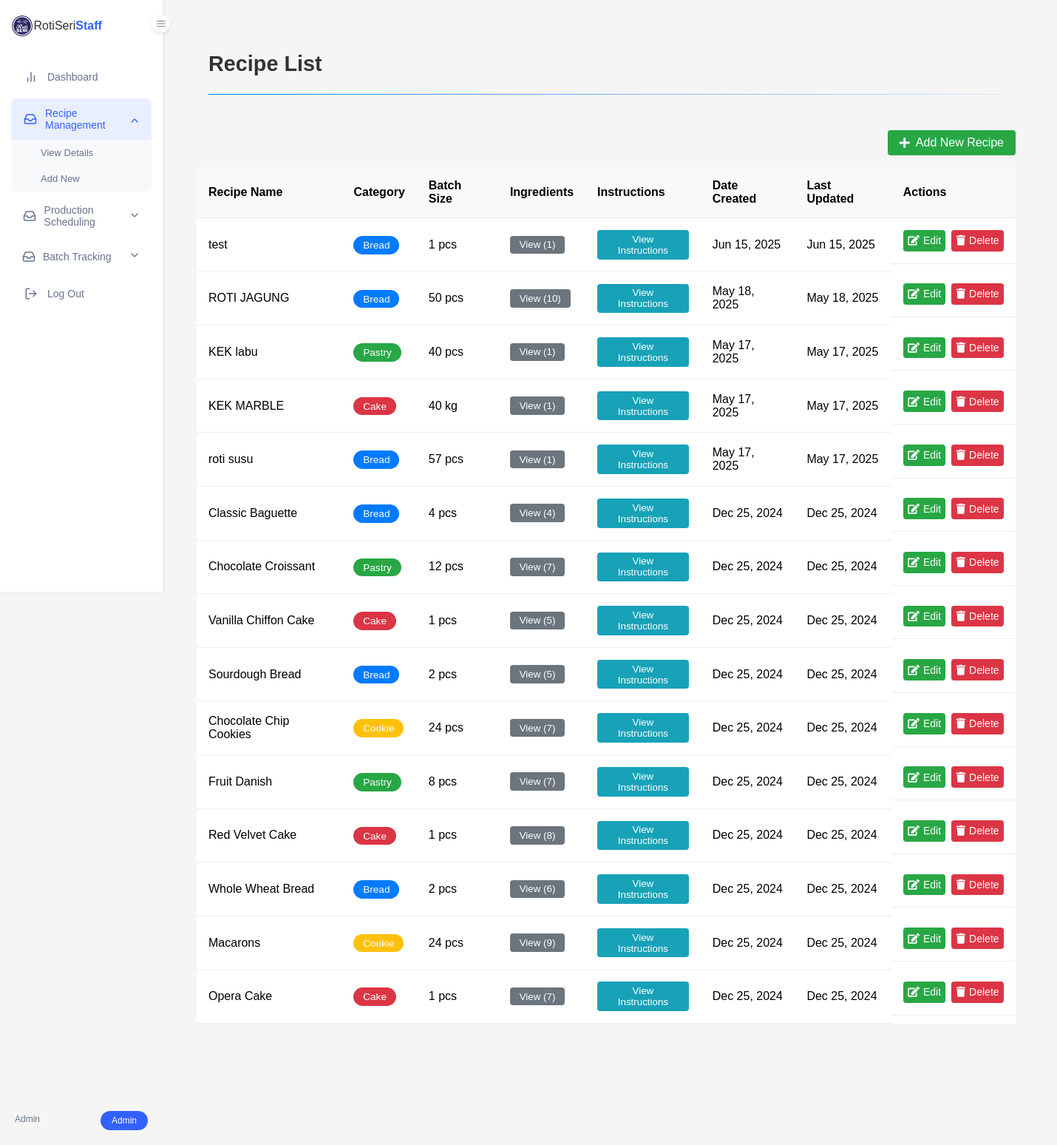
Screenshot of /rotiseriproduction/view_recipes.php (signed in) with the database file from the repository.
### tables this page shows
CREATE TABLE `tbl_recipe` (
  `recipe_id` int(6) NOT NULL,
  `recipe_name` varchar(100) NOT NULL,
  `recipe_category` varchar(100) NOT NULL,
  `recipe_batchSize` int(6) NOT NULL,
  `recipe_unitOfMeasure` varchar(50) NOT NULL,
  `recipe_instructions` text NOT NULL,
  `recipe_dateCreated` timestamp NOT NULL DEFAULT current_timestamp(),
  `recipe_dateUpdated` timestamp NOT NULL DEFAULT current_timestamp() ON UPDATE current_timestamp(),
  `image_path` varchar(255) DEFAULT NULL
);

### rotiseriproduction/view_recipes.php (the view, shortened to what this page needs)
<?php
require_once 'config/db_connection.php';
try {
    $stmt = $conn->prepare("SELECT * FROM tbl_recipe ORDER BY recipe_dateCreated DESC");
    $stmt->execute();
    $recipes = $stmt->fetchAll(PDO::FETCH_ASSOC);
    $recipe_ingredients = [];
    $stmt = $conn->prepare("SELECT * FROM tbl_ingredients WHERE recipe_id = ?");
    foreach ($recipes as $recipe) {
        $stmt->execute([$recipe['recipe_id']]);
        $recipe_ingredients[$recipe['recipe_id']] = $stmt->fetchAll(PDO::FETCH_ASSOC);
    }
} catch(PDOException $e) {
    $error_message = "Error: " . $e->getMessage();
}
?>
<!DOCTYPE html>
<html lang="en">
<head>
    <link rel="stylesheet" href="css/style.css">
    <link rel="stylesheet" href="css/dashboard.css">
    <link rel="stylesheet" href="css/view_recipes.css">
    <link rel="stylesheet" href="https://cdnjs.cloudflare.com/ajax/libs/font-awesome/5.15.4/css/all.min.css">
</head>
<body>
    <?php include 'includes/dashboard_navigation.php'; ?>
    <main class="main-content">
        <div class="page-header">
            <h1>Recipe List</h1>
            <div class="divider"></div>
        </div>
        <div class="recipes-container">
            <?php if (isset($error_message)): ?>
                <div class="alert error"><?php echo $error_message; ?></div>
            <?php else: ?>
                <?php if ($_SESSION['user_role'] !== 'Baker'): ?>
                    <div class="table-actions">
                    <a href="add_recipe.php" class="add-btn">
                        <i class="fas fa-plus"></i> Add New Recipe
                    </a>
                </div>
                <?php endif; ?>
                <?php if (empty($recipes)): ?>
                    <div class="no-recipes">
                        <p>No recipes found.</p>
                    </div>
                <?php else: ?>
                    <div class="table-responsive">
                        <table class="recipes-table">
                            <thead>
                                <tr>
                                    <th>Recipe Name</th>
                                    <th>Category</th>
                                    <th>Batch Size</th>
                                    <th>Ingredients</th>
                                    <th>Instructions</th>
                                    <th>Date Created</th>
                                    <th>Last Updated</th>
                                    <?php if ($_SESSION['user_role'] !== 'Baker'): ?>
                                        <th>Actions</th>
                                    <?php endif; ?>
                                </tr>
                            </thead>
                            <tbody>
                                <?php foreach ($recipes as $recipe): ?>
                                    <tr data-recipe-id="<?php echo $recipe['recipe_id']; ?>">
                                        <td><?php echo htmlspecialchars($recipe['recipe_name']); ?></td>
                                        <td>
                                            <span class="category-badge <?php echo strtolower($recipe['recipe_category']); ?>">
                                                <?php echo htmlspecialchars($recipe['recipe_category']); ?>
                                            </span>
                                        </td>
                                        <td><?php echo $recipe['recipe_batchSize'] . ' ' . $recipe['recipe_unitOfMeasure']; ?></td>
                                        <td>
                                            <button class="view-ingredients" onclick="viewIngredients(<?php echo $recipe['recipe_id']; ?>)">
                                                View (<?php echo count($recipe_ingredients[$recipe['recipe_id']]); ?>)
                                            </button>
                                        </td>
                                        <td>
                                            <button class="view-instructions" onclick="viewInstructions(<?php echo $recipe['recipe_id']; ?>)">
                                                View Instructions
                                            </button>
                                        </td>
                                        <td><?php echo date('M d, Y', strtotime($recipe['recipe_dateCreated'])); ?></td>
                                        <td><?php echo date('M d, Y', strtotime($recipe['recipe_dateUpdated'])); ?></td>
                                        <?php if ($_SESSION['user_role'] !== 'Baker'): ?>
                                            <td class="actions">
                                            <a href="edit_recipe.php?id=<?php echo $recipe['recipe_id']; ?>" class="action-btn edit-btn" title="Edit">
                                                <i class="fas fa-edit"></i> Edit
                                            </a>
                                            <button class="action-btn delete-btn" onclick="deleteRecipe(<?php echo $recipe['recipe_id']; ?>)" title="Delete">
                                                <i class="fas fa-trash"></i> Delete
                                            </button>
                                        </td>
                                        <?php endif; ?>
                                    </tr>
                                <?php endforeach; ?>
                            </tbody>
                        </table>
                    </div>
                <?php endif; ?>
            <?php endif; ?>
        </div>
    </main>
</body>
</html>

### rotiseriproduction/css/style.css (style rules this page uses)
* { margin: 0; padding: 0; box-sizing: border-box; font-family: Arial, sans-serif; }
body { background: linear-gradient(rgba(0, 0, 0, 0.6), rgba(0, 0, 0, 0.6)), url('../assets/images/banner.png'); background-size: cover; background-position: center; background-attachment: fixed; min-height: 100vh; color: white; display: flex; flex-direction: column; }
main { max-width: 1200px; margin: 8rem auto; text-align: center; padding: 0 1rem; flex: 1; }

### rotiseriproduction/css/dashboard.css (style rules this page uses)
body { display: grid; grid-template-areas: "sidebar topbar" "sidebar main" "sidebar bottombar"; grid-template-columns: 250px 1fr; grid-template-rows: 50px 1fr auto; min-height: 100vh; background-color: white; position: relative; background-image: none; }
.main-content { grid-area: main; padding: 2rem 2rem 0 0; margin-top: 50px; margin-left: 0; width: calc(100% - 0px); transition: width 0.3s ease, margin-left 0.3s ease; padding-left: 0; display: block; }
.page-header { padding: 0 2rem; margin-bottom: 2rem; text-align: left; }
.page-header h1 { font-size: 1.8rem; color: #333; margin: 0; padding-bottom: 1rem; }
.divider { height: 1px; background: linear-gradient(to right, #007bff, rgba(0, 123, 255, 0.1)); margin-top: 0.5rem; width: 100%; align-self: flex-start; }
.action-btn { padding: 6px 12px; border: none; border-radius: 4px; cursor: pointer; font-size: 14px; transition: all 0.3s ease; display: inline-flex; align-items: center; gap: 5px; text-decoration: none; }
.edit-btn { background-color: #28a745; color: white; }
.delete-btn { background-color: #dc3545; color: white; }
.action-btn i { font-size: 14px; color: white; }

### rotiseriproduction/css/view_recipes.css (style rules this page uses)
.recipes-container { padding: 1rem; }
.table-actions { margin-bottom: 1rem; display: flex; justify-content: flex-end; }
.add-btn { background: #28a745; color: white; padding: 0.5rem 1rem; border-radius: 4px; text-decoration: none; display: inline-flex; align-items: center; gap: 0.5rem; }
.table-responsive { overflow-x: auto; }
.recipes-table { width: 100%; border-collapse: collapse; background: white; box-shadow: 0 1px 3px rgba(0,0,0,0.1); color: #000; }
.recipes-table th, .recipes-table td { padding: 1rem; text-align: left; border-bottom: 1px solid #eee; color: #000; }
.recipes-table th { background: #f8f9fa; font-weight: 600; color: #000; }
.category-badge { padding: 0.3rem 0.8rem; border-radius: 20px; font-size: 0.85rem; color: white; }
.category-badge.bread { background: #007bff; }
.category-badge.cake { background: #dc3545; }
.category-badge.pastry { background: #28a745; }
.category-badge.cookie { background: #ffc107; }
.view-ingredients { background: #6c757d; color: white; border: none; padding: 0.3rem 0.8rem; border-radius: 4px; cursor: pointer; }
.actions { display: flex; gap: 0.5rem; }
.edit-btn, .delete-btn { padding: 0.4rem; border: none; border-radius: 4px; cursor: pointer; color: white; }
.edit-btn { background: #28a745; }
.delete-btn { background: #dc3545; }
.category-badge, .view-ingredients, .edit-btn, .delete-btn, .add-btn { color: white; }
.view-instructions { background: #17a2b8; color: white; border: none; padding: 0.3rem 0.8rem; border-radius: 4px; cursor: pointer; transition: background-color 0.3s; }

### rotiseriproduction/includes/dashboard_navigation.php (style rules this page uses)
* { margin: 0; padding: 0; box-sizing: border-box; font-family: Arial, sans-serif; }
body { display: flex; background-color: #f5f5f5; }
.main-content { flex: 1; margin-left: 220px; padding: 20px 30px; }

### rows the page displays
tbl_recipe: recipe_name "test", recipe_category "Bread", recipe_batchSize "1", recipe_unitOfMeasure "pcs", recipe_id "1", recipe_dateCreated "Jun 15, 2025", recipe_dateUpdated "Jun 15, 2025"
tbl_recipe: recipe_name "ROTI JAGUNG", recipe_category "Bread", recipe_batchSize "50", recipe_unitOfMeasure "pcs", recipe_id "10", recipe_dateCreated "May 18, 2025", recipe_dateUpdated "May 18, 2025"
tbl_recipe: recipe_name "KEK labu", recipe_category "Pastry", recipe_batchSize "40", recipe_unitOfMeasure "pcs", recipe_id "1", recipe_dateCreated "May 17, 2025", recipe_dateUpdated "May 17, 2025"
tbl_recipe: recipe_name "KEK MARBLE", recipe_category "Cake", recipe_batchSize "40", recipe_unitOfMeasure "kg", recipe_id "1", recipe_dateCreated "May 17, 2025", recipe_dateUpdated "May 17, 2025"
tbl_recipe: recipe_name "roti susu", recipe_category "Bread", recipe_batchSize "57", recipe_unitOfMeasure "pcs", recipe_id "1", recipe_dateCreated "May 17, 2025", recipe_dateUpdated "May 17, 2025"
tbl_recipe: recipe_name "Classic Baguette", recipe_category "Bread", recipe_batchSize "4", recipe_unitOfMeasure "pcs", recipe_id "4", recipe_dateCreated "Dec 25, 2024", recipe_dateUpdated "Dec 25, 2024"
tbl_recipe: recipe_name "Chocolate Croissant", recipe_category "Pastry", recipe_batchSize "12", recipe_unitOfMeasure "pcs", recipe_id "7", recipe_dateCreated "Dec 25, 2024", recipe_dateUpdated "Dec 25, 2024"
tbl_recipe: recipe_name "Vanilla Chiffon Cake", recipe_category "Cake", recipe_batchSize "1", recipe_unitOfMeasure "pcs", recipe_id "5", recipe_dateCreated "Dec 25, 2024", recipe_dateUpdated "Dec 25, 2024"
tbl_recipe: recipe_name "Sourdough Bread", recipe_category "Bread", recipe_batchSize "2", recipe_unitOfMeasure "pcs", recipe_id "5", recipe_dateCreated "Dec 25, 2024", recipe_dateUpdated "Dec 25, 2024"
tbl_recipe: recipe_name "Chocolate Chip Cookies", recipe_category "Cookie", recipe_batchSize "24", recipe_unitOfMeasure "pcs", recipe_id "7", recipe_dateCreated "Dec 25, 2024", recipe_dateUpdated "Dec 25, 2024"
tbl_recipe: recipe_name "Fruit Danish", recipe_category "Pastry", recipe_batchSize "8", recipe_unitOfMeasure "pcs", recipe_id "7", recipe_dateCreated "Dec 25, 2024", recipe_dateUpdated "Dec 25, 2024"
tbl_recipe: recipe_name "Red Velvet Cake", recipe_category "Cake", recipe_batchSize "1", recipe_unitOfMeasure "pcs", recipe_id "8", recipe_dateCreated "Dec 25, 2024", recipe_dateUpdated "Dec 25, 2024"
tbl_recipe: recipe_name "Whole Wheat Bread", recipe_category "Bread", recipe_batchSize "2", recipe_unitOfMeasure "pcs", recipe_id "6", recipe_dateCreated "Dec 25, 2024", recipe_dateUpdated "Dec 25, 2024"
tbl_recipe: recipe_name "Macarons", recipe_category "Cookie", recipe_batchSize "24", recipe_unitOfMeasure "pcs", recipe_id "9", recipe_dateCreated "Dec 25, 2024", recipe_dateUpdated "Dec 25, 2024"
tbl_recipe: recipe_name "Opera Cake", recipe_category "Cake", recipe_batchSize "1", recipe_unitOfMeasure "pcs", recipe_id "7", recipe_dateCreated "Dec 25, 2024", recipe_dateUpdated "Dec 25, 2024"

### other values shown
$_SESSION['user_fullName'] "Admin"
$_SESSION['user_role'] "Admin"
